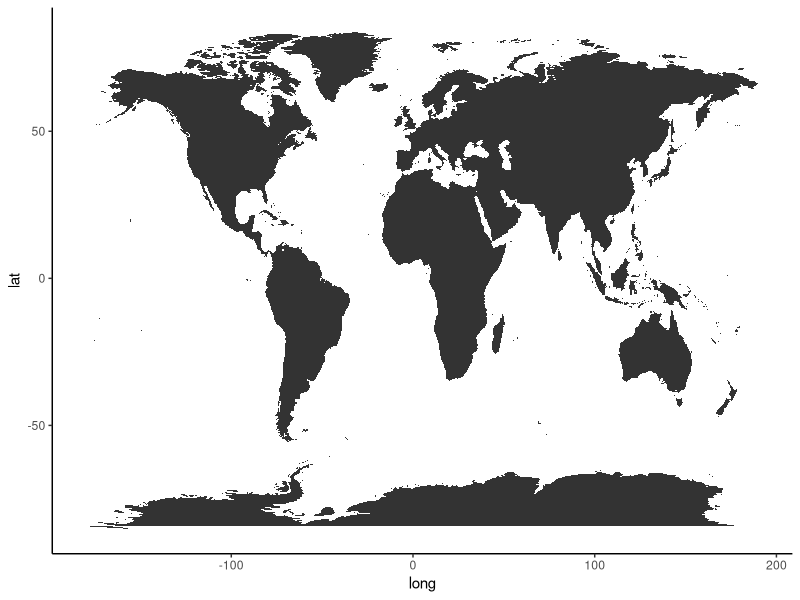

R code for this plot:
## ---- chunk 1
knitr::opts_chunk$set(echo = TRUE)
library(ggplot2)
library(tidyverse)
library(maps)
## ---- chunk 2
world_map = map_data('world')
## ---- chunk 3
ggplot(world_map, aes(x = long, y = lat, group = group))+
  geom_polygon()+
  theme_classic()
